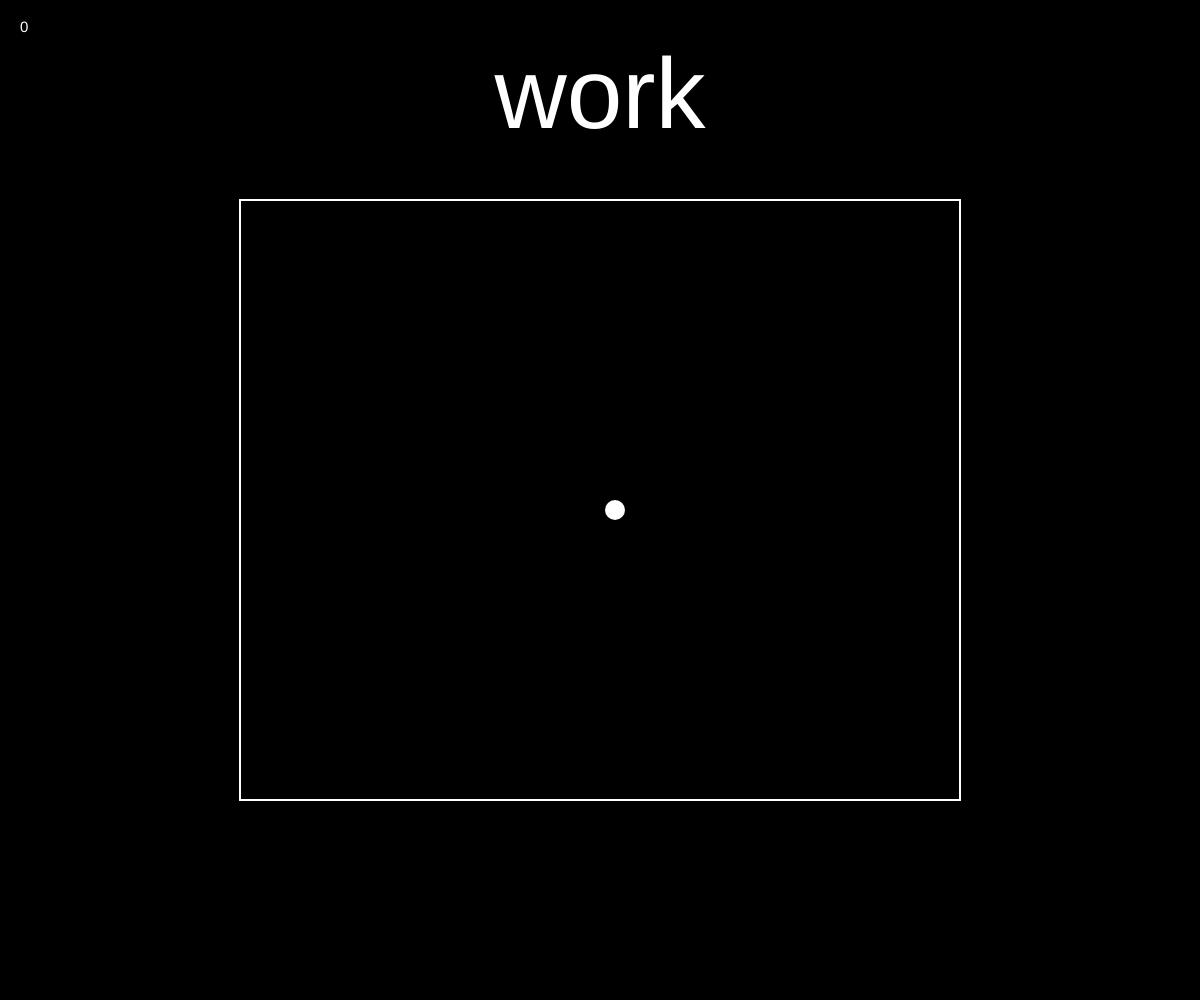
Frame 1 (no input)
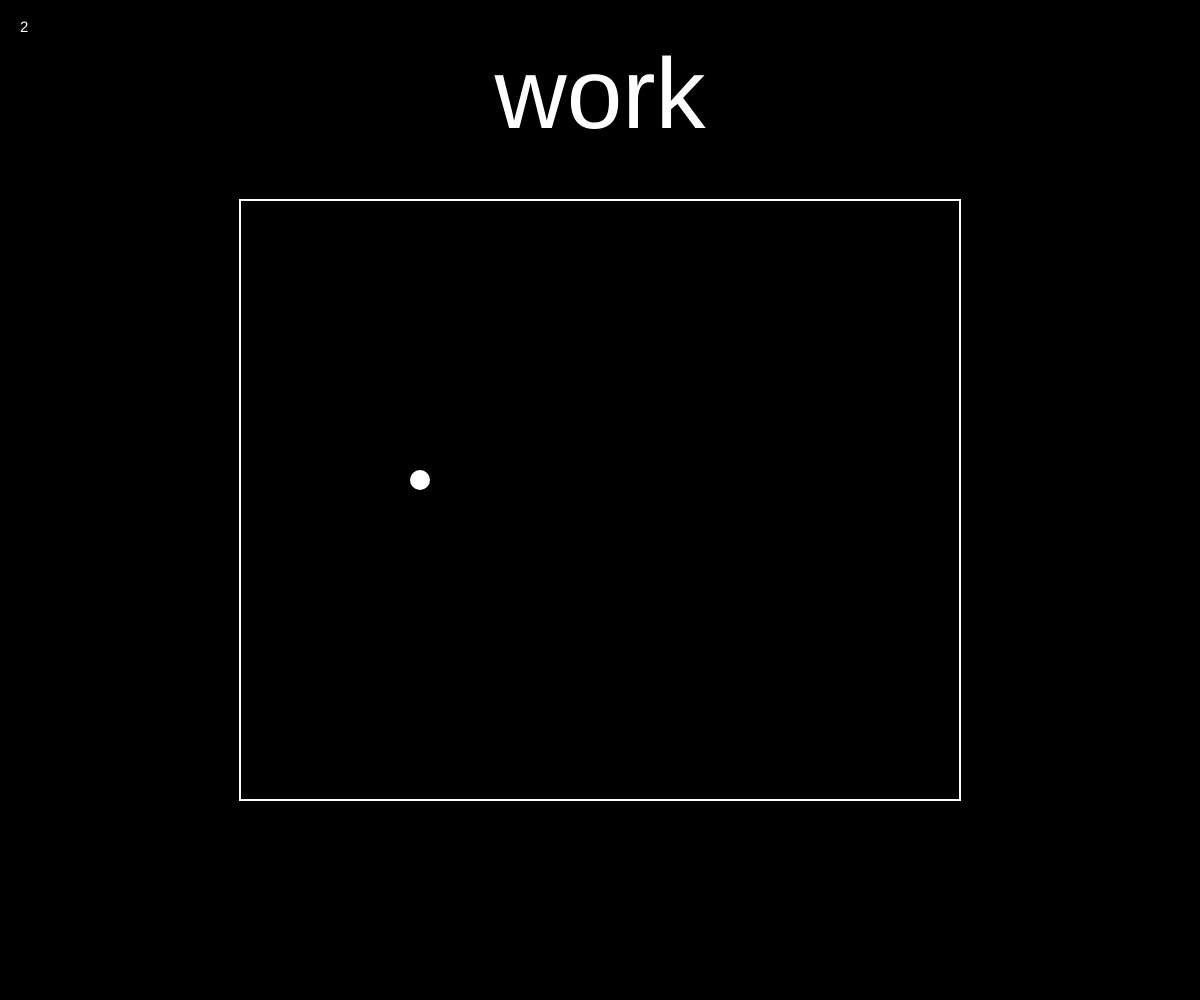
Frame 60 (no input)
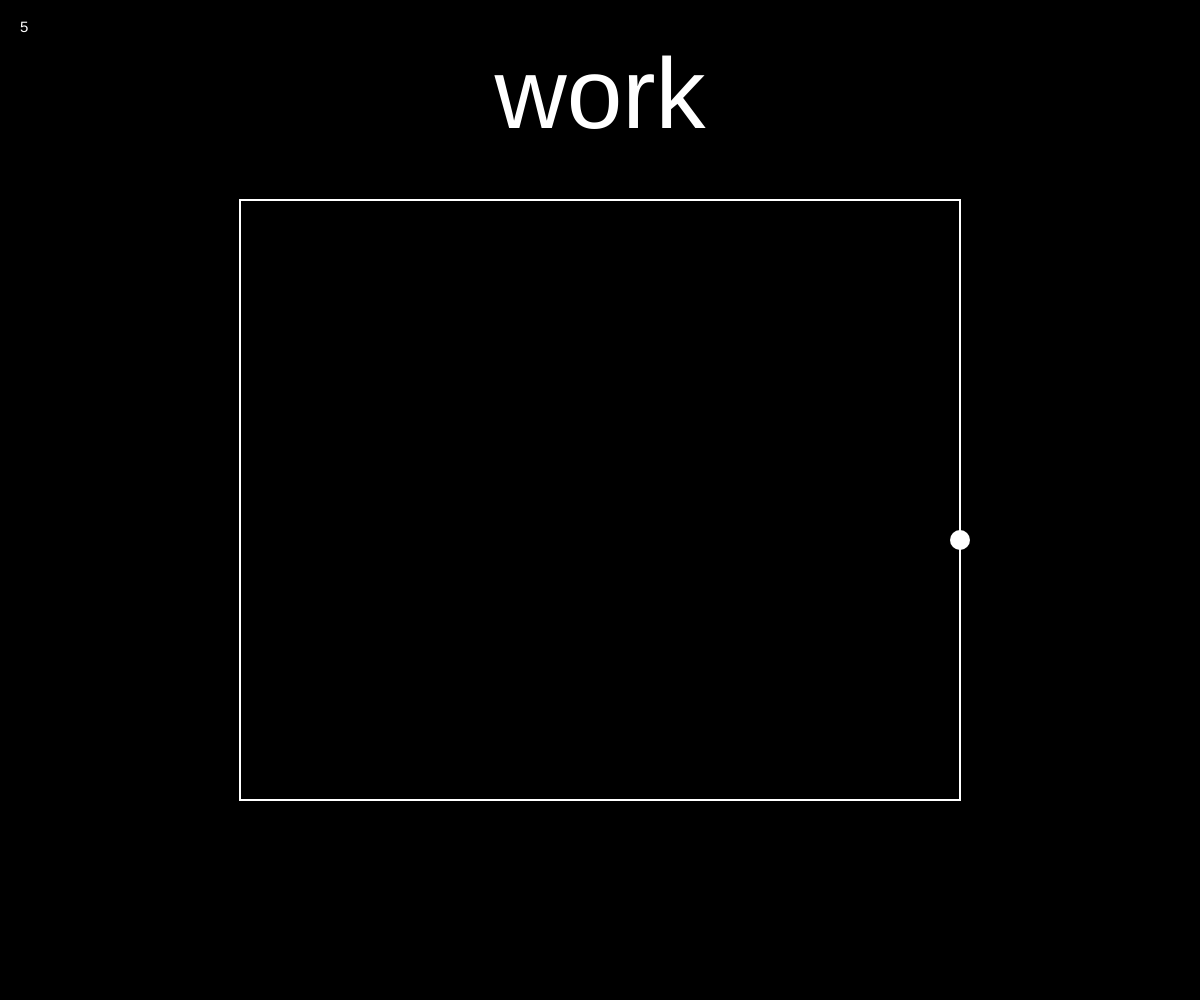
Frame 120 (the mouse pressed at the canvas centre since frame 60)

The p5.js sketch that drew these frames (run headless with seeded random() and noise() and a simulated clock; from frame 60 on, the mouse is pressed at the canvas centre):

// p5.js sketch
// ── sketch.js
// Project Title
// Your Name
// Date
//
// Extra for Experts:
// - describe what you did to take this project "above and beyond"

let x;
let y;
let xSpeed;
let ySpeed;

let count;

let frameWidth;
let frameHeight;
let frameStartX;
let frameStartY;

const audioContext = new AudioContext;
const osc = audioContext.createOscillator();
const gain = audioContext.createGain();


function setup() {
  //Audio Connections
  osc.connect(gain);
  gain.connect(audioContext.destination);

  osc.frequency.setValueAtTime(440,audioContext.currentTime);
  osc.type ="sine";
  osc.start();

  gain.gain.setValueAtTime(0, audioContext.currentTime);

  count = 0;


  windowResized();
}

function draw() {
  background(0);
  x += xSpeed;
  y += ySpeed;
  if (x >= frameStartX + frameWidth -10 || x <= frameStartX + 10){
    xSpeed *= -1;
    soundTrigger();
  }
  if (y >= frameStartY + frameHeight -10 || y <= frameStartY +10){
    ySpeed *= -1;
    soundTrigger();
  }
  noStroke();
  fill(255);
  circle(x,y,20);
  textSize(15);
  textAlign(LEFT,TOP);
  text(count,20,20);

  textAlign(CENTER,CENTER);
  textSize(100);
  text('work',width*0.5,height*0.1);

  strokeWeight(2);
  noFill();
  stroke(255);
  rect(frameStartX,frameStartY,frameWidth,frameHeight);


}


function windowResized(){
  createCanvas(windowWidth, windowHeight);
  frameWidth = width * 0.6;
  frameHeight = height * 0.6;
  frameStartX = (width - frameWidth) * 0.5;
  frameStartY = (height - frameHeight) * 0.5;
  frameStartY
  x = width * 0.5;
  y = height * 0.5;
  xSpeed = 15;
  ySpeed = 10;
}

function mousePressed(){
  audioContext.resume();


}
function soundTrigger(){
  count ++;
  gain.gain.setTargetAtTime(1.0, audioContext.currentTime, 0.005);
  gain.gain.setTargetAtTime(0, audioContext.currentTime + 0.05, 0.01);
  osc.frequency.setTargetAtTime(660,audioContext.currentTime,0.005);
  osc.frequency.setTargetAtTime(440,audioContext.currentTime+0.005,0.02);
}
